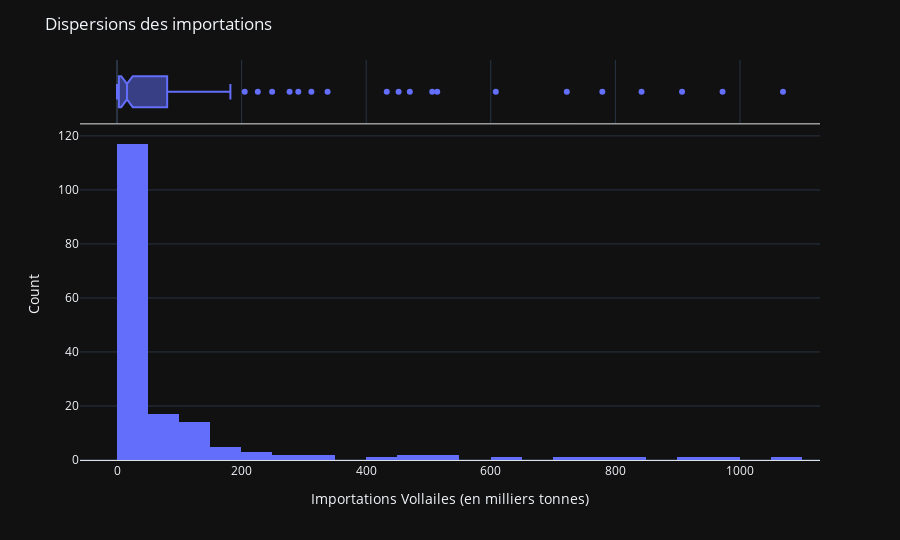

The notebook cell this image was saved under:
### Markdown cell above
#### Importation

- On réalise une description rapide.

### Code cell
analyse_univarie(dispo_alim, 'Importations Volailles (en milliers tonnes)', 50, False, 'Dispersions des importations', 'Importations Vollailes (en milliers tonnes)')

### Figure 1 — Plotly figure (JSON) as saved in the notebook; plotly's stock layout.template omitted (floating-point values rounded to 4 significant figures; data arrays with more than 128 entries replaced by an {"elided": "..."} marker saying what was removed)
{"data": [{"alignmentgroup": "True", "bingroup": "x", "hovertemplate": "Importations Volailles (en milliers tonnes)=%{x}<br>count=%{y}<extra></extra>", "legendgroup": "", "marker": {"color": "#636efa", "pattern": {"shape": ""}}, "name": "", "nbinsx": 50, "offsetgroup": "", "orientation": "v", "showlegend": false, "type": "histogram", "x": {"elided": "172 int values"}, "xaxis": "x", "yaxis": "y"}, {"alignmentgroup": "True", "hovertemplate": "Importations Volailles (en milliers tonnes)=%{x}<extra></extra>", "legendgroup": "", "marker": {"color": "#636efa"}, "name": "", "notched": true, "offsetgroup": "", "showlegend": false, "type": "box", "x": {"elided": "172 int values"}, "xaxis": "x2", "yaxis": "y2"}], "layout": {"barmode": "relative", "height": 540, "legend": {"tracegroupgap": 0}, "margin": {"t": 60}, "title": {"text": "Dispersions des importations"}, "xaxis": {"anchor": "y", "domain": [0, 1], "linecolor": "#E0E2E5", "linewidth": 1, "showline": true, "title": {"text": "Importations Vollailes (en milliers tonnes)"}}, "xaxis2": {"anchor": "y2", "domain": [0, 1], "linecolor": "#E0E2E5", "linewidth": 1, "matches": "x", "showgrid": true, "showline": true, "showticklabels": false}, "yaxis": {"anchor": "x", "domain": [0, 0.8316], "title": {"text": "Count"}}, "yaxis2": {"anchor": "x2", "domain": [0.8416, 1], "matches": "y2", "showgrid": false, "showline": false, "showticklabels": false, "ticks": ""}}}
